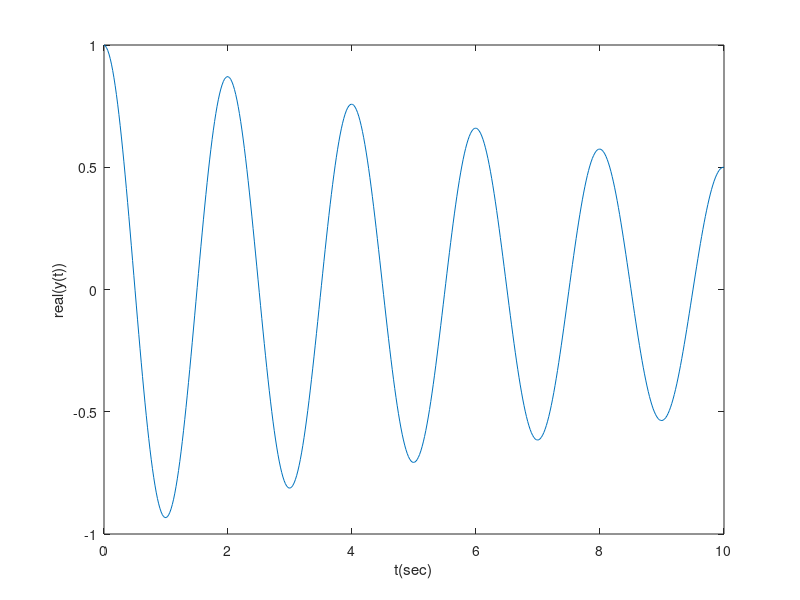

Source code (MATLAB): (Note: this script raises an error after producing the figure.)
t=linspace(0,10,500);
y=exp((-log(2)/10+1i*pi).*t);
plot(t,real(y));
set(gcf,'color','w');
ylabel('real(y(t))');
xlabel('t(sec)');
export_fig problem5b-real.pdf;
plot(t,imag(y));
ylabel('imag(y(t))');
xlabel('t(sec)');
export_fig problem5b-imag.pdf;